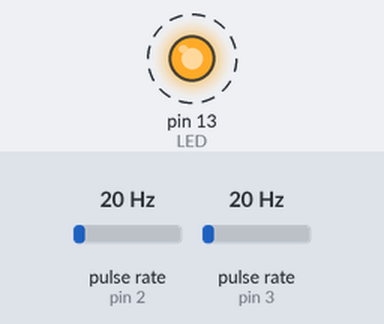
Bench run of a sketch on a simulated Arduino Mega 2560, built with avr-gcc and run on an emulated ATmega2560. On the bench: output pins drawn as LEDs (lit = HIGH). Wiring (inferred from the names in the program): 2 × pulse sensor: data pin 2 / data pin 3. Dashed ring = blinking. The test bench sets the inputs (shaded band); at power-on: pulse rate (sensors on pin 2, pin 3) 20 Hz. What the sketch prints to the serial monitor is not drawn.

Above: at 0.2 s.
Timing chart, 0 to 3.0 s (numbered marks = the images above):
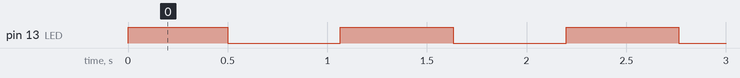

Measured:
- by itself, pin 13 (LED): alternates HIGH for 0.57 s and LOW for 0.57 s

The sketch:

vent.ino
```cpp
/*
  Wind - Simplified Wind Instrument (No NMEA, Wi-Fi, MQTT)
  Based on original work by Tom K
  anémomçtre à coupelles Interrupteur magnétique
  Ultimeter WSF10030P
  arduino mega 2560 + pullup
  M. QUERE
*/

#define VERSION "Wind v3c - RQ"

#define windSpeedPin 2 // jaune
#define windDirPin 3 // vert
#define windSpeedINT 0 // INT0
#define windDirINT 1   // INT1
boolean debugMode = true;  // Mettre à false pour désactiver le debug
int LED = 13;

const unsigned long DEBOUNCE = 10000ul; // temps minimum entre deux interruptionS pour éviter les rebonds parasites
const unsigned long TIMEOUT = 1500000ul; // temps maximal (en microsecondes) entre deux impulsions du capteur de vent. ( absence de vent donc arrêt anémomètre)
const float filterGain = 0.25;

volatile unsigned long speedPulse = 0ul;
volatile unsigned long dirPulse = 0ul;
volatile unsigned long speedTime = 0ul;
volatile unsigned long directionTime = 0ul;
volatile boolean newData = false;

volatile int knotsOut = 0;  // valeur variable en fonction des conditions de vitesse exprimée en noeud
volatile int dirOut = 0; // valeur variable pour l'orientation du vent

void setup() {
    pinMode(LED, OUTPUT);
    Serial.begin(38400); //liaison série
    Serial.println(VERSION); // version du programme
    pinMode(windSpeedPin, INPUT);
    attachInterrupt(digitalPinToInterrupt(windSpeedPin), readWindSpeed, FALLING);
    pinMode(windDirPin, INPUT);
    attachInterrupt(digitalPinToInterrupt(windDirPin), readWindDir, FALLING);
    interrupts();
}
// on vérifie que le délai est suffisant et que le signal est à l'état bas
// calcul du temps écoulé
void readWindSpeed() {
    if (((micros() - speedPulse) > DEBOUNCE) && (digitalRead(windSpeedPin) == LOW)) {
        speedTime = micros() - speedPulse;
        if (dirPulse - speedPulse >= 0) directionTime = dirPulse - speedPulse;
        newData = true; // drapeau pour indiquer une nouvelle donnée
        speedPulse = micros();
    }
}

void readWindDir() {
    if (((micros() - dirPulse) > DEBOUNCE) && (digitalRead(windDirPin) == LOW)) {
        dirPulse = micros();
    }
}

void calcWindSpeedAndDir() {
    unsigned long dirPulse_, speedPulse_;
    unsigned long speedTime_;
    unsigned long directionTime_;
    long windDirection = 0l, rps = 0l, knots = 0l;


    noInterrupts(); // désactiver les interruptions pour éviter toute modification des valeurs avant copie
    dirPulse_ = dirPulse;
    speedPulse_ = speedPulse;
    speedTime_ = speedTime;
    directionTime_ = directionTime;
    interrupts(); // réactiver les implusions

    if (micros() - speedPulse_ > TIMEOUT) speedTime_ = 0ul; // vérification du temps entre les implusions de vitesse et le temps d'attente

    if (speedTime_ > 0) {
        rps = 1000000 / speedTime_; // Calcul de la révolution par seconde
        // utilisation des équations fournies par le constructeur pour le modèle WSF10030P
        if (rps >= 0.010 && rps < 3.229) {
           knots = (rps * rps * -0.1095) + (2.9318 * rps) - 0.1412;
        } else if (rps >= 3.23 && rps < 54.362) {
           knots = (rps * rps * 0.0052) + (2.19 * rps) + 1.1;
        } else if (rps >= 5436 && rps < 6633) {
           knots = (rps * rps * 0.11) - (9.5685 * rps) + 329.87;
        }

          knotsOut = knots; // enregistre la vitesse en noeud
          // si la direction est valide et que l'implusion de vent est avant celle  de la vitesse, le programme effectue le calcul
          //

        if (directionTime_ < speedTime_) {
            windDirection = ((directionTime_ * 360) / speedTime_) % 360;
            int delta = ((int)windDirection - dirOut);
            if (delta < -180) delta += 360;
            else if (delta > 180) delta -= 360;
            dirOut = (dirOut + (int)(round(filterGain * delta))) % 360;
            if (dirOut < 0) dirOut += 360;
        }
    } else {
        knotsOut = 0;
    }
    if (debugMode) {
        printDebugData();
    }
    Serial.print("rps: ");Serial.println(rps);
    float kmh = (knotsOut) * 1.852; // Conversion des noeuds en km/h
    Serial.print("Wind Speed: ");
    Serial.print(kmh);
    Serial.print(" km/h, Direction: ");
    Serial.print(dirOut);
    Serial.println(" degrees");
}
void printDebugData() {
    Serial.println("=== DEBUG DATA ===");
    Serial.print("Last Speed Pulse (us): "); Serial.println(speedPulse);
    Serial.print("Last Direction Pulse (us): "); Serial.println(dirPulse);
    Serial.print("Time Between Speed Pulses (us): "); Serial.println(speedTime);
    Serial.print("Time Between Direction Pulses (us): "); Serial.println(directionTime);
    Serial.print("Calculated Wind Speed (knots): "); Serial.println(knotsOut);
    Serial.print("Calculated Wind Direction (degrees): "); Serial.println(dirOut);
    Serial.println("===================");
}
void loop() {
    digitalWrite(LED, !digitalRead(LED));
    if (newData) {
        calcWindSpeedAndDir();
        newData = false; // drapeau
    }
    delay(500);
}

 
```
